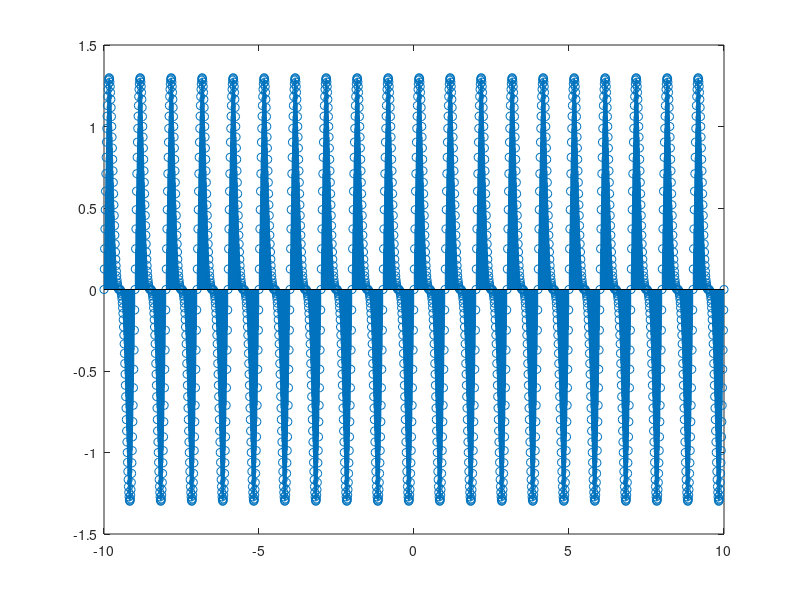

This figure's MATLAB source:
% Periodic Signal (Sum of Sine Waves)
t = -10:0.01:10;
f_periodic = 1;
periodic_signal = sin(2 * pi * f_periodic * t) + 0.5 * sin(4 * pi * f_periodic * t);
%plot(t,periodic_signal);
stem(t,periodic_signal);